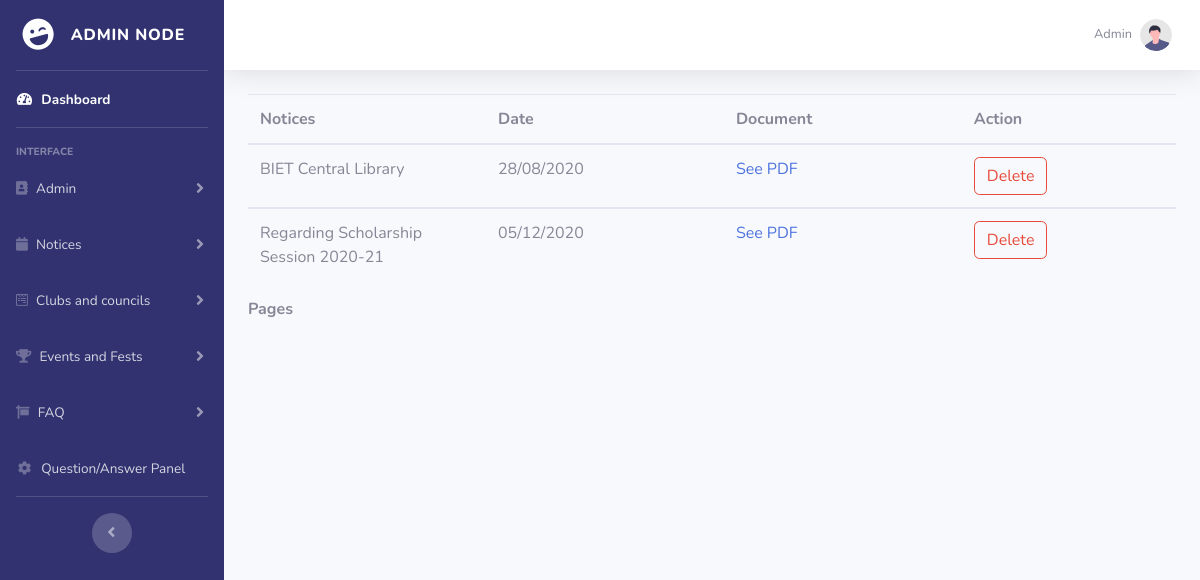
The page /view_notice.php (signed in) on the database its author committed.
### tables this page shows
CREATE TABLE `notice` (
  `notice_id` int(11) NOT NULL,
  `title` varchar(500) NOT NULL,
  `date` varchar(20) NOT NULL,
  `npdf` varchar(1000) NOT NULL
);

### view_notice.php (the view, shortened to what this page needs)
<!DOCTYPE html>
<html lang="en">
<head>
    <link href="vendor/fontawesome-free/css/all.min.css" rel="stylesheet" type="text/css">
    <link href="css/sb-admin-2.min.css" rel="stylesheet">
</head>
<body id="page-top">
    <div id="wrapper">
        <?php
        include 'include/sidebar.php'
        ?>
        <div id="content-wrapper" class="d-flex flex-column">
            <div id="content">
                <?php
                include 'include/topbar.php'
                ?>
                <div class="container-fluid">
                    <?php
                    include 'conn.php';
                    if (isset($_GET["page"])) {
                        $page = $_GET["page"];
                    } else {
                        $page = 1;
                    };
                    $start_from = ($page - 1) * 20;
                    $sql = "select * from notice ORDER BY notice_id DESC LIMIT $start_from, 20";
                    $rs_result = mysqli_query($con, $sql);
                    ?>
                    <table class="table">
                        <thead>
                            <tr>
                                <th width="20%">Notices</th>
                                <th width="20%">Date</th>
                                <th width="20%">Document</th>
                                <th colspan=2 width="18%">Action</th>
                            </tr>
                        </thead>
                        <?php
                        while ($row = mysqli_fetch_assoc($rs_result)) {
                        ?>
                            <tbody>
                                <tr>
                                    <td> <?php echo $row["title"]; ?> </td>
                                    <td> <?php echo $row["date"]; ?> </td>
                                    <td><a href="npdf/<?php echo $row["npdf"]; ?>" target="_blank">See PDF </a></td>
                                    <td><a class="btn btn-outline-danger" href='noticedelete.php?key1=<?php echo $row["notice_id"]; ?>'>Delete</a>
                                    </td>
                                </tr>
                            </tbody>
                        <?php
                        };
                        ?>
                    </table>
                    <strong>Pages </strong>
                </div>
            </div>
        </div>
    </div>
</body>
</html>

### rows shown on the page
notice: title "BIET Central Library", date "28/08/2020"
notice: title "Regarding Scholarship Session 2020-21", date "05/12/2020"

### other values the page prints
$_SESSION['username'] "Admin"
